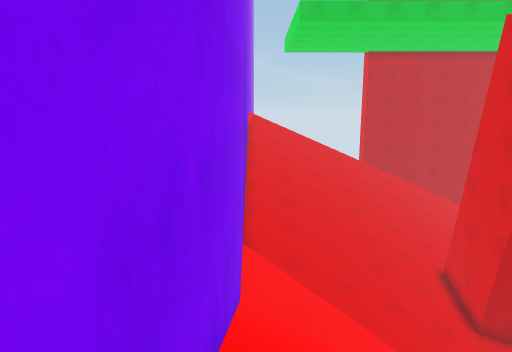
View 1 (above)

23 first-person views from a walk through a Unity game level. The camera is 1.5 m above the floor, tilts 10° down and sees 70° across. The floor is counted in squares, 1 m on a side. Each view is taken from the middle of a square. On the plan, view 1 faces up. The plan holds only what a view shows up to about 16 squares ahead; the rest is blank. The place goes on beyond the plan. Surface patterns are stand-ins for the level's own textures.

View 2
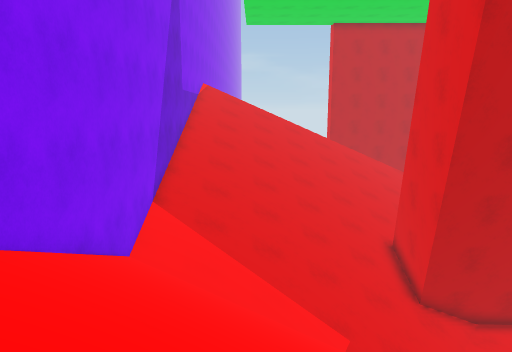

View 3
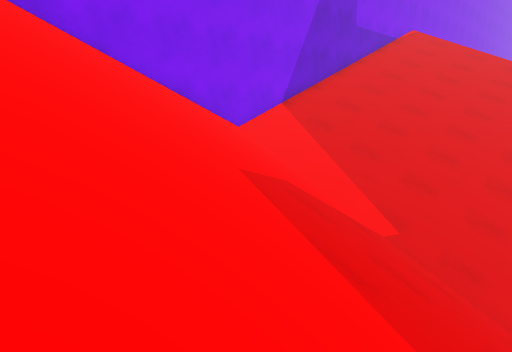

View 4
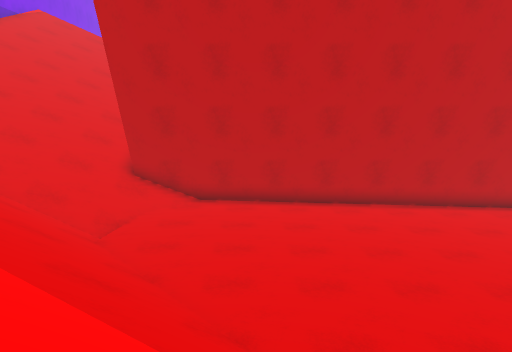

View 5
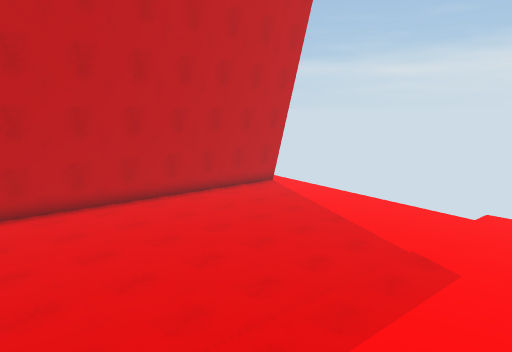

View 6
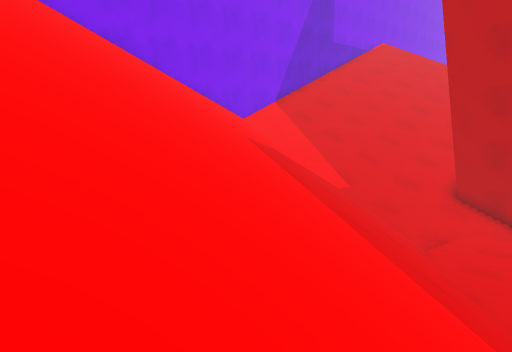

View 7
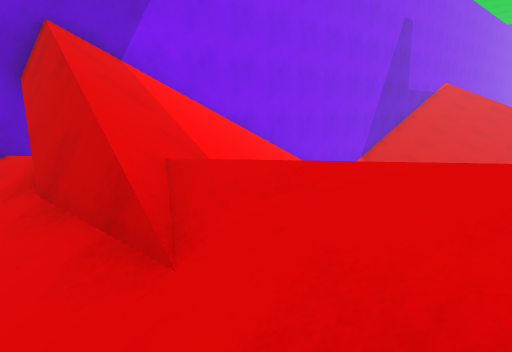

View 8
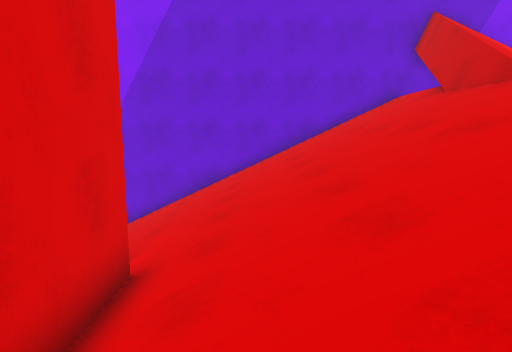

View 9
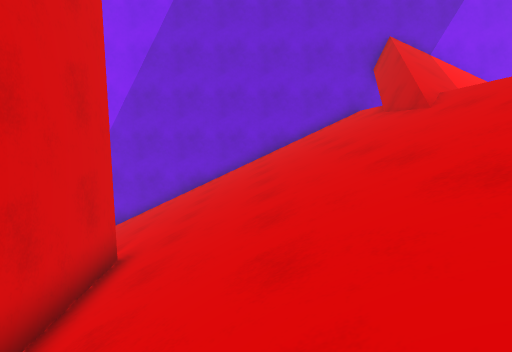

View 10
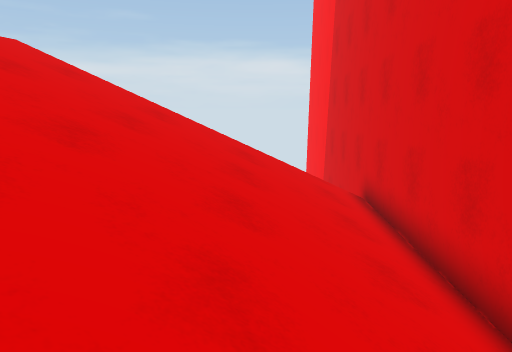

View 11
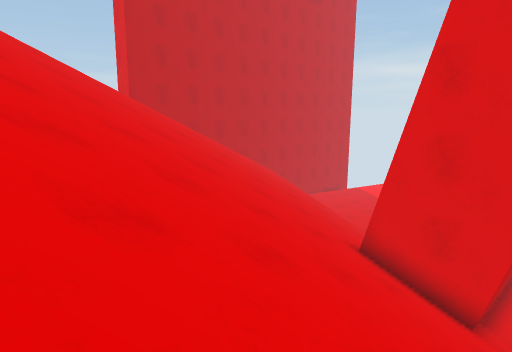

View 12
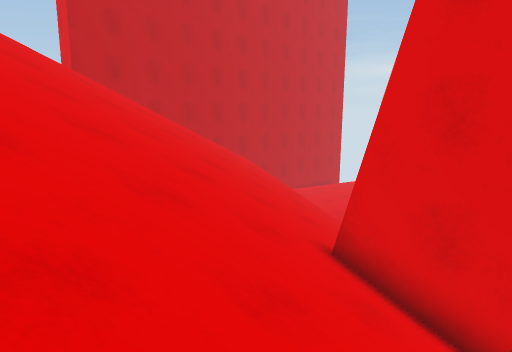

View 13
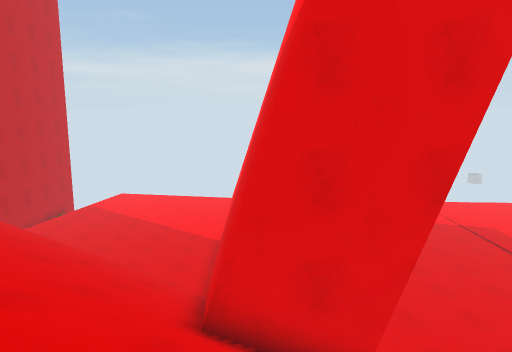

View 14
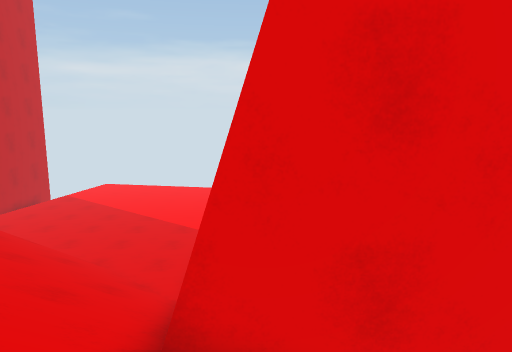

View 15
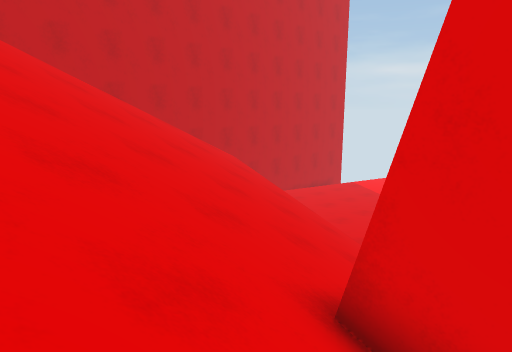

View 16
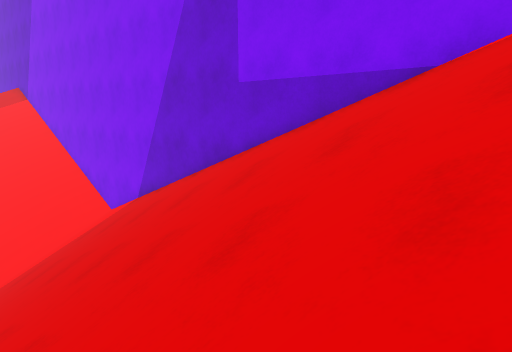

View 17
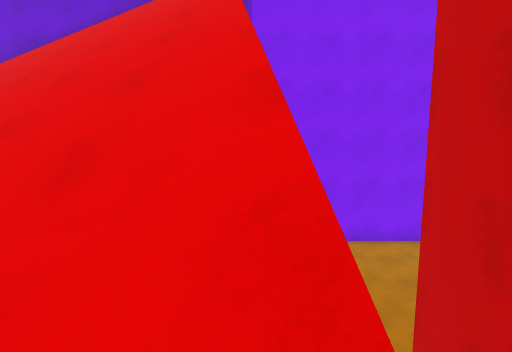

View 18
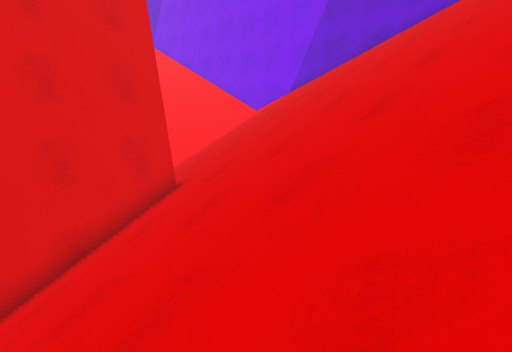

View 19
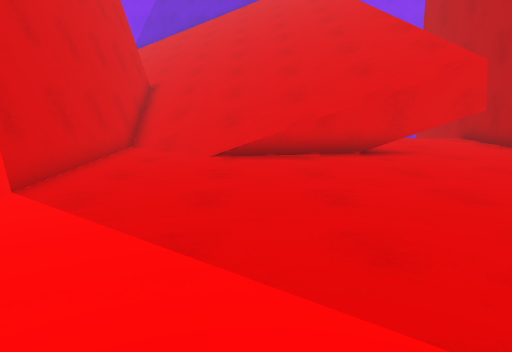

View 20
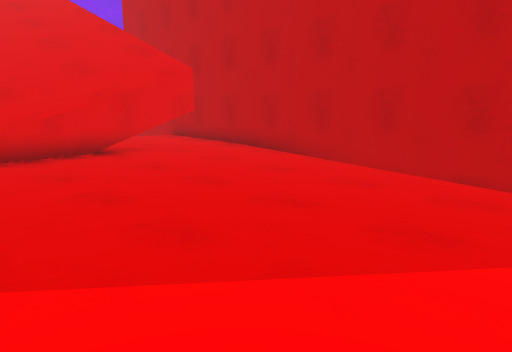

View 21
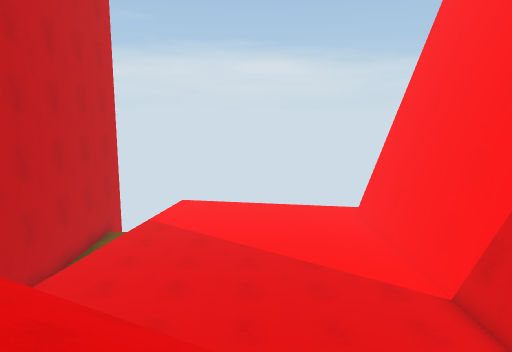

View 22
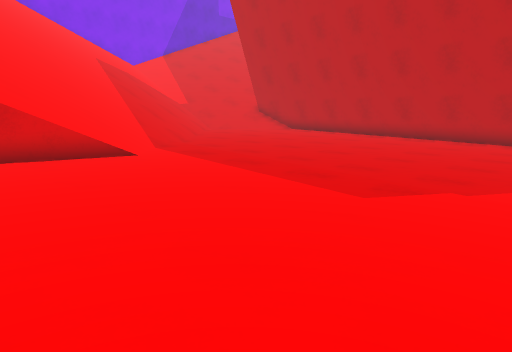

View 23
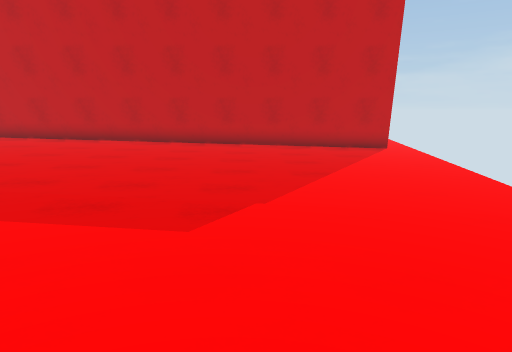

### Floor plan
Key: @ floor where view 1 was taken; # wall or solid block; . main floor; : floor 0.25 m higher than the main floor; - floor 0.25 m lower than the main floor; + floor 0.5 m higher than the main floor; / step, stairs or slope; = window, fence, low wall or low ledge; v drop or lower ground.
Columns run from 1 left of view 1 to 27 right of it. Each row starts with its distance up from view 1.
 32  vvvvvv
 31  vvvvvvvv #
 30  v     vv ###################
 29  v            /::::::::vvvvvv
 28  v            +:/ #:::::.....
 27  v     vvvvv///////::::.....-
 26     ///////////////::::.....-
 25 #//////////////////::::.....-
 24 #//////////////////::::.....-
 23 #//////////////////:::.....--
 22 #//////////////////:::.....--
 21 #//////////////////:::.....--
 20 #/////////////////::::.....--
 19 #////////////////::::.....---
 18 #///////////////::///=#######
 17 #//////////##################
 16 #/////////##
 15 #/////////##
 14 #/////////###################
 13 #///////////::::::::.....----
 12 #///////////:::::::......----
 11 #///////////:::::::.....-----
 10 #///////////:::::::.....-----
  9 #///////////:::::::.....-----
  8 #////////////:::::......-----
  7 #/////////////::::.....------
  6 #//////////////:::.....------
  5 #///////////////::.....------
  4 #////////////////::::..------
  3 #////////////////::::....----
  2 #/////////////////:::....----
  1 #//////////////////::....----
  0 #@////////////////=::....---
 -1 #/////////////////v::....---
 -2 #////// ///////    :.....--
 -3 # //////    ////        -- -
 -4 ##v###=/////   ////
 -5 #//////////////////
 -6 #//////////////////
 -7 #//////////////////
 -8 #//////////////////
 -9 #//////////////////
-10 #//////////////////
-11 #//////////////////
-12 #//////////#########
-13 #/////////##
-14 #//////

Positions as (right, up) in squares from view 1, and headings:
1: (0, 0), facing up
2: (3, 1), facing up
3: (10, 1), facing up-left
4: (14, 0), facing up
5: (14, 0), facing up-right
6: (14, -3), facing up-left
7: (10, -6), facing up-left
8: (15, -10), facing left
9: (17, -9), facing left
10: (7, -9), facing right
11: (0, 12), facing up-right
12: (3, 13), facing up-right
13: (3, 16), facing right
14: (6, 16), facing right
15: (6, 15), facing up-right
16: (6, 26), facing down-left
17: (15, 27), facing left
18: (15, 26), facing down-left
19: (27, 22), facing left
20: (27, 21), facing up-left
21: (12, 23), facing right
22: (26, -3), facing up-left
23: (24, -2), facing up
